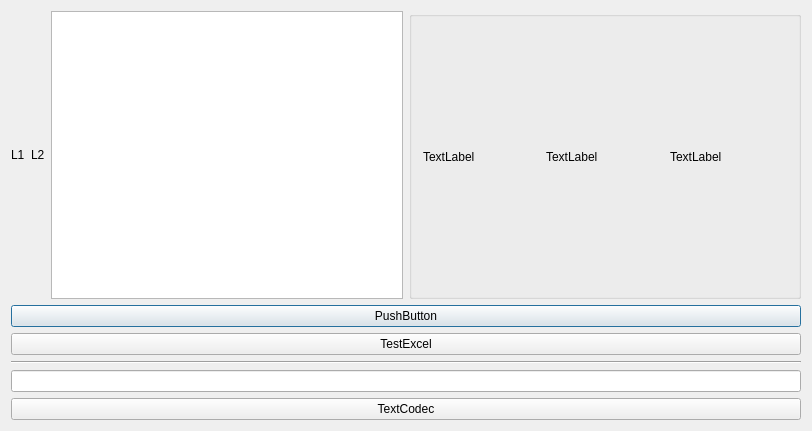
<?xml version="1.0" encoding="UTF-8"?>
<ui version="4.0">
 <class>MYUIClass</class>
 <widget class="QDialog" name="MYUIClass">
  <property name="geometry">
   <rect>
    <x>0</x>
    <y>0</y>
    <width>812</width>
    <height>431</height>
   </rect>
  </property>
  <property name="windowTitle">
   <string>MYUI</string>
  </property>
  <layout class="QVBoxLayout" name="verticalLayout">
   <item>
    <layout class="QHBoxLayout" name="horizontalLayout_2" stretch="1,1">
     <item>
      <layout class="QHBoxLayout" name="horizontalLayout">
       <item>
        <widget class="QLabel" name="label">
         <property name="text">
          <string>L1</string>
         </property>
        </widget>
       </item>
       <item>
        <widget class="QLabel" name="lblShow">
         <property name="text">
          <string>L2</string>
         </property>
         <property name="alignment">
          <set>Qt::AlignLeading|Qt::AlignLeft|Qt::AlignVCenter</set>
         </property>
        </widget>
       </item>
       <item>
        <widget class="QTextEdit" name="textEdit">
         <property name="maximumSize">
          <size>
           <width>16777215</width>
           <height>16777215</height>
          </size>
         </property>
        </widget>
       </item>
      </layout>
     </item>
     <item>
      <widget class="QGroupBox" name="groupBox">
       <property name="title">
        <string/>
       </property>
       <layout class="QGridLayout" name="gridLayout">
        <item row="0" column="2">
         <widget class="QLabel" name="lblImage">
          <property name="text">
           <string>TextLabel</string>
          </property>
         </widget>
        </item>
        <item row="0" column="1">
         <widget class="QLabel" name="lblText">
          <property name="text">
           <string>TextLabel</string>
          </property>
         </widget>
        </item>
        <item row="0" column="0">
         <widget class="QLabel" name="lblTranslate">
          <property name="text">
           <string>TextLabel</string>
          </property>
         </widget>
        </item>
       </layout>
      </widget>
     </item>
    </layout>
   </item>
   <item>
    <widget class="QPushButton" name="pushButton">
     <property name="text">
      <string>PushButton</string>
     </property>
    </widget>
   </item>
   <item>
    <widget class="QPushButton" name="pbTestExcel">
     <property name="text">
      <string>TestExcel</string>
     </property>
    </widget>
   </item>
   <item>
    <widget class="Line" name="line">
     <property name="orientation">
      <enum>Qt::Horizontal</enum>
     </property>
    </widget>
   </item>
   <item>
    <widget class="QLineEdit" name="lineEdit"/>
   </item>
   <item>
    <widget class="QPushButton" name="pbTextCodec">
     <property name="text">
      <string>TextCodec</string>
     </property>
    </widget>
   </item>
  </layout>
 </widget>
 <layoutdefault spacing="6" margin="11"/>
 <resources>
  <include location="myui.qrc"/>
 </resources>
 <connections/>
</ui>
